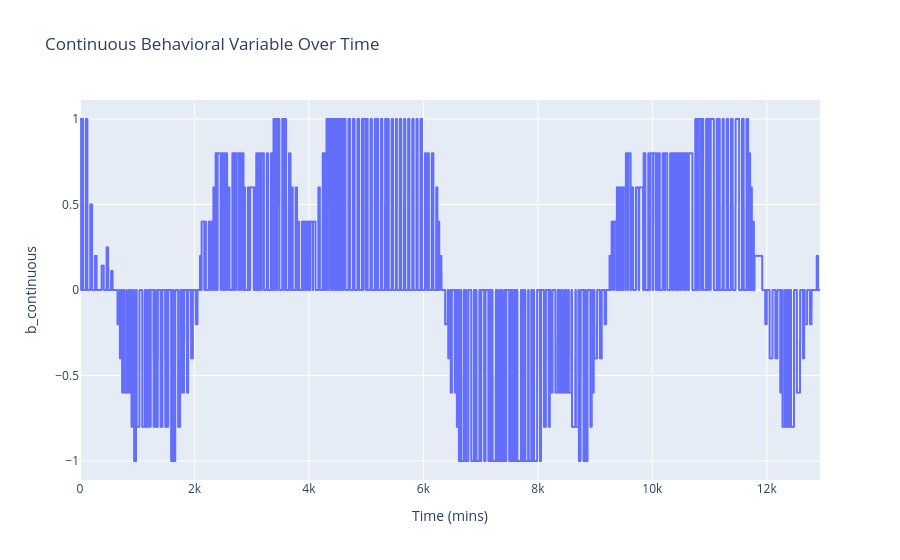

The code cell stored with this chart in its notebook:
### Code cell
# plot b_continuous over time
import plotly.express as px
fig = px.line(x=np.arange(ds.b_continuous.shape[0]), y=ds.b_continuous, labels={'x': 'Time (mins)', 'y': 'b_continuous'}, title='Continuous Behavioral Variable Over Time')
fig.show()

### Figure 1 — Plotly figure (JSON) as saved in the notebook; plotly's stock layout.template omitted (floating-point values rounded to 4 significant figures; data arrays with more than 128 entries replaced by an {"elided": "..."} marker saying what was removed)
{"data": [{"hovertemplate": "Time (mins)=%{x}<br>b_continuous=%{y}<extra></extra>", "legendgroup": "", "line": {"color": "#636efa", "dash": "solid"}, "marker": {"symbol": "circle"}, "mode": "lines", "name": "", "showlegend": false, "type": "scattergl", "x": {"elided": "12931 int values"}, "xaxis": "x", "y": {"elided": "12931 float values"}, "yaxis": "y"}], "layout": {"legend": {"tracegroupgap": 0}, "title": {"text": "Continuous Behavioral Variable Over Time"}, "xaxis": {"anchor": "y", "domain": [0, 1], "title": {"text": "Time (mins)"}}, "yaxis": {"anchor": "x", "domain": [0, 1], "title": {"text": "b_continuous"}}}}
